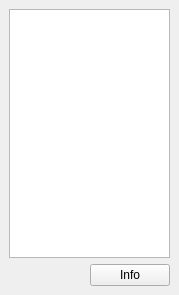
<?xml version="1.0" encoding="UTF-8"?>
<ui version="4.0">
 <class>AdvancedSearchResultDockWidget</class>
 <widget class="QDockWidget" name="AdvancedSearchResultDockWidget">
  <property name="geometry">
   <rect>
    <x>0</x>
    <y>0</y>
    <width>179</width>
    <height>295</height>
   </rect>
  </property>
  <property name="windowTitle">
   <string>Search Results</string>
  </property>
  <widget class="QWidget" name="dockWidgetContents">
   <layout class="QVBoxLayout" name="verticalLayout">
    <item>
     <widget class="QTreeView" name="treeView">
      <property name="editTriggers">
       <set>QAbstractItemView::EditKeyPressed</set>
      </property>
     </widget>
    </item>
    <item>
     <layout class="QHBoxLayout" name="horizontalLayout">
      <item>
       <widget class="QLabel" name="label_searchInfo">
        <property name="text">
         <string/>
        </property>
       </widget>
      </item>
      <item>
       <widget class="QPushButton" name="pushButton_searchInfo">
        <property name="sizePolicy">
         <sizepolicy hsizetype="Fixed" vsizetype="Fixed">
          <horstretch>0</horstretch>
          <verstretch>0</verstretch>
         </sizepolicy>
        </property>
        <property name="text">
         <string>Info</string>
        </property>
        <property name="icon">
         <iconset resource="../../icons.qrc">
          <normaloff>:/icons/16x16/view-statistics.png</normaloff>:/icons/16x16/view-statistics.png</iconset>
        </property>
       </widget>
      </item>
     </layout>
    </item>
   </layout>
  </widget>
 </widget>
 <resources>
  <include location="../../icons.qrc"/>
 </resources>
 <connections/>
</ui>
